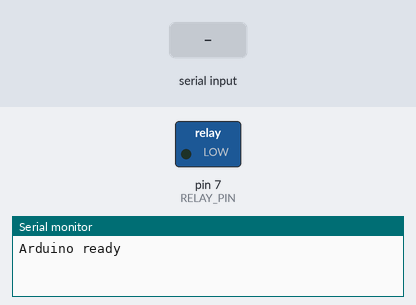
The sketch below on a simulated Arduino Uno, built with avr-gcc and run on an emulated ATmega328P. Shown: switched loads named in the sketch (green lamp = pin HIGH), the last lines printed to the serial monitor. The inputs (shaded band) are chosen by the test bench.

Above: at 1.2 s.
1.3 s: "UNLOCK\n" received over Serial
At 2.6 s:
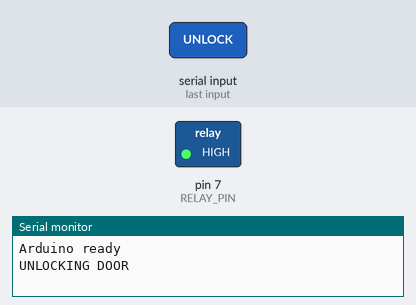
Timing chart, 0 to 7.8 s (numbered marks = the images above; inputs shaded):
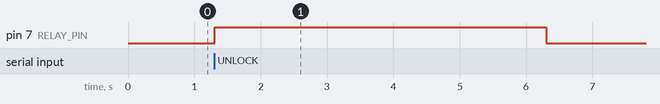

Measured:
- after the input at 1.3 s, pin 7 (RELAY_PIN): LOW → HIGH at once, → LOW 5.0 s later

The sketch:

door_lock_demo.ino
```cpp
// ========================================
// SMART DOOR LOCK – ARDUINO DEMO
// ========================================

#define RELAY_PIN 7
#define UNLOCK_TIME 5000  // milliseconds (5 seconds)

String command = "";

void setup() {
  Serial.begin(9600);
  pinMode(RELAY_PIN, OUTPUT);

  digitalWrite(RELAY_PIN, LOW);  // Lock engaged
  Serial.println("Arduino ready");
}

void loop() {
  while (Serial.available()) {
    char c = Serial.read();
    if (c == '\n') {
      command.trim();
      handleCommand(command);
      command = "";
    } else {
      command += c;
    }
  }
}

void handleCommand(String cmd) {
  if (cmd == "UNLOCK") {
    unlockDoor();
  }
}

void unlockDoor() {
  Serial.println("UNLOCKING DOOR");
  digitalWrite(RELAY_PIN, HIGH);   // Unlock
  delay(UNLOCK_TIME);
  digitalWrite(RELAY_PIN, LOW);    // Relock
  Serial.println("DOOR LOCKED");
}
```
